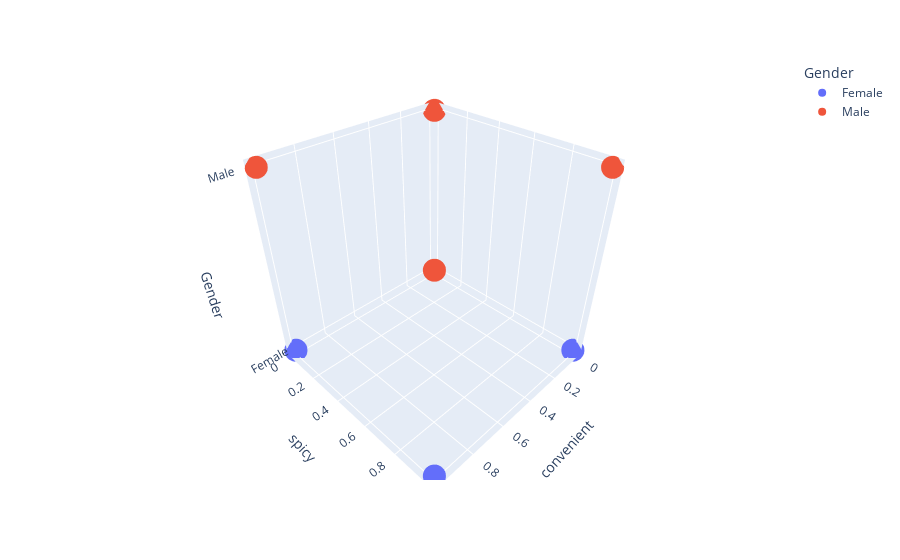

Notebook source saved alongside this figure:
### Code cell
px.scatter_3d(df,x='convenient',y="spicy",z="Gender",color="Gender")

### Figure 1 — Plotly figure (JSON) as saved in the notebook; plotly's stock layout.template omitted (floating-point values rounded to 4 significant figures; data arrays with more than 128 entries replaced by an {"elided": "..."} marker saying what was removed)
{"data": [{"hovertemplate": "Gender=%{z}<br>convenient=%{x}<br>spicy=%{y}<extra></extra>", "legendgroup": "Female", "marker": {"color": "#636efa", "symbol": "circle"}, "mode": "markers", "name": "Female", "scene": "scene", "showlegend": true, "type": "scatter3d", "x": {"elided": "788 int values"}, "y": {"elided": "788 int values"}, "z": {"elided": "788 str values"}}, {"hovertemplate": "Gender=%{z}<br>convenient=%{x}<br>spicy=%{y}<extra></extra>", "legendgroup": "Male", "marker": {"color": "#EF553B", "symbol": "circle"}, "mode": "markers", "name": "Male", "scene": "scene", "showlegend": true, "type": "scatter3d", "x": {"elided": "665 int values"}, "y": {"elided": "665 int values"}, "z": {"elided": "665 str values"}}], "layout": {"legend": {"title": {"text": "Gender"}, "tracegroupgap": 0}, "margin": {"t": 60}, "scene": {"domain": {"x": [0, 1], "y": [0, 1]}, "xaxis": {"title": {"text": "convenient"}}, "yaxis": {"title": {"text": "spicy"}}, "zaxis": {"categoryarray": ["Female", "Male"], "categoryorder": "array", "title": {"text": "Gender"}}}}}
